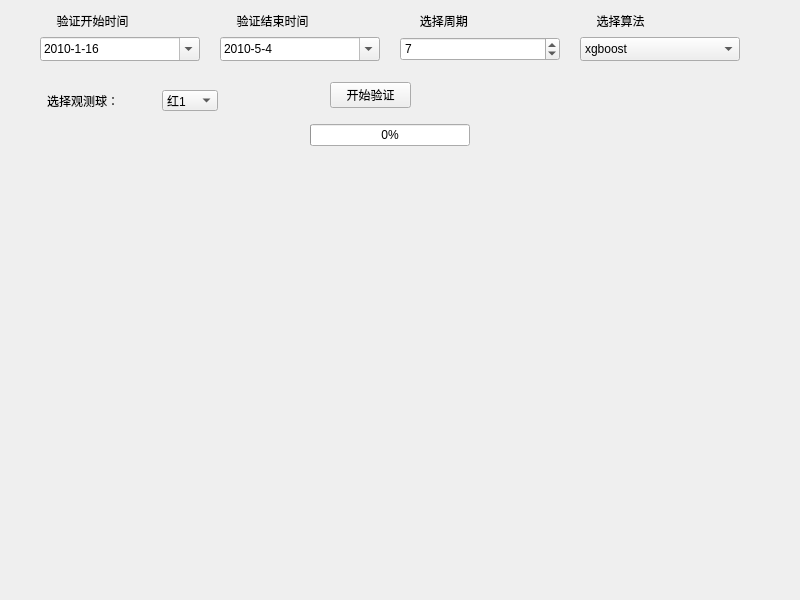
<?xml version="1.0" encoding="UTF-8"?>
<ui version="4.0">
 <class>MainWindow</class>
 <widget class="QMainWindow" name="MainWindow">
  <property name="geometry">
   <rect>
    <x>0</x>
    <y>0</y>
    <width>800</width>
    <height>600</height>
   </rect>
  </property>
  <property name="windowTitle">
   <string>智能预测系统</string>
  </property>
  <widget class="QWidget" name="centralwidget">
   <widget class="QWidget" name="verticalLayoutWidget">
    <property name="geometry">
     <rect>
      <x>40</x>
      <y>10</y>
      <width>160</width>
      <height>51</height>
     </rect>
    </property>
    <layout class="QVBoxLayout" name="verticalLayout">
     <item>
      <widget class="QLabel" name="label">
       <property name="text">
        <string>     验证开始时间</string>
       </property>
      </widget>
     </item>
     <item>
      <widget class="QDateEdit" name="valid_start_time">
       <property name="minimumSize">
        <size>
         <width>0</width>
         <height>24</height>
        </size>
       </property>
       <property name="dateTime">
        <datetime>
         <hour>0</hour>
         <minute>0</minute>
         <second>0</second>
         <year>2010</year>
         <month>1</month>
         <day>16</day>
        </datetime>
       </property>
       <property name="displayFormat">
        <string>yyyy-M-d</string>
       </property>
       <property name="calendarPopup">
        <bool>true</bool>
       </property>
      </widget>
     </item>
    </layout>
   </widget>
   <widget class="QWidget" name="verticalLayoutWidget_2">
    <property name="geometry">
     <rect>
      <x>220</x>
      <y>10</y>
      <width>160</width>
      <height>51</height>
     </rect>
    </property>
    <layout class="QVBoxLayout" name="verticalLayout_2">
     <item>
      <widget class="QLabel" name="label_2">
       <property name="text">
        <string>     验证结束时间</string>
       </property>
      </widget>
     </item>
     <item>
      <widget class="QDateEdit" name="valid_end_time">
       <property name="minimumSize">
        <size>
         <width>0</width>
         <height>24</height>
        </size>
       </property>
       <property name="dateTime">
        <datetime>
         <hour>0</hour>
         <minute>0</minute>
         <second>0</second>
         <year>2010</year>
         <month>5</month>
         <day>4</day>
        </datetime>
       </property>
       <property name="currentSection">
        <enum>QDateTimeEdit::YearSection</enum>
       </property>
       <property name="displayFormat">
        <string>yyyy-M-d</string>
       </property>
       <property name="calendarPopup">
        <bool>true</bool>
       </property>
       <property name="date">
        <date>
         <year>2010</year>
         <month>5</month>
         <day>4</day>
        </date>
       </property>
      </widget>
     </item>
    </layout>
   </widget>
   <widget class="QWidget" name="verticalLayoutWidget_3">
    <property name="geometry">
     <rect>
      <x>400</x>
      <y>10</y>
      <width>160</width>
      <height>51</height>
     </rect>
    </property>
    <layout class="QVBoxLayout" name="verticalLayout_3">
     <item>
      <widget class="QLabel" name="label_3">
       <property name="text">
        <string>      选择周期</string>
       </property>
      </widget>
     </item>
     <item>
      <widget class="QSpinBox" name="valid_choice_num">
       <property name="minimumSize">
        <size>
         <width>0</width>
         <height>24</height>
        </size>
       </property>
       <property name="value">
        <number>7</number>
       </property>
      </widget>
     </item>
    </layout>
   </widget>
   <widget class="QWidget" name="verticalLayoutWidget_4">
    <property name="geometry">
     <rect>
      <x>580</x>
      <y>10</y>
      <width>160</width>
      <height>51</height>
     </rect>
    </property>
    <layout class="QVBoxLayout" name="verticalLayout_4">
     <item>
      <widget class="QLabel" name="label_4">
       <property name="text">
        <string>     选择算法</string>
       </property>
      </widget>
     </item>
     <item>
      <widget class="QComboBox" name="valid_choice_ml">
       <property name="minimumSize">
        <size>
         <width>0</width>
         <height>24</height>
        </size>
       </property>
       <item>
        <property name="text">
         <string>xgboost</string>
        </property>
       </item>
       <item>
        <property name="text">
         <string>LSTM</string>
        </property>
       </item>
      </widget>
     </item>
    </layout>
   </widget>
   <widget class="QWidget" name="verticalLayoutWidget_5">
    <property name="geometry">
     <rect>
      <x>330</x>
      <y>80</y>
      <width>81</width>
      <height>31</height>
     </rect>
    </property>
    <layout class="QVBoxLayout" name="verticalLayout_5">
     <item>
      <widget class="QPushButton" name="start_valid">
       <property name="text">
        <string>开始验证</string>
       </property>
      </widget>
     </item>
    </layout>
   </widget>
   <widget class="QWidget" name="verticalLayoutWidget_6">
    <property name="geometry">
     <rect>
      <x>310</x>
      <y>120</y>
      <width>160</width>
      <height>31</height>
     </rect>
    </property>
    <layout class="QVBoxLayout" name="verticalLayout_6">
     <item>
      <widget class="QProgressBar" name="valid_progressBar">
       <property name="value">
        <number>0</number>
       </property>
      </widget>
     </item>
    </layout>
   </widget>
   <widget class="QWidget" name="layoutWidget">
    <property name="geometry">
     <rect>
      <x>37</x>
      <y>90</y>
      <width>181</width>
      <height>21</height>
     </rect>
    </property>
    <layout class="QHBoxLayout" name="horizontalLayout" stretch="2,1">
     <property name="spacing">
      <number>2</number>
     </property>
     <property name="leftMargin">
      <number>10</number>
     </property>
     <property name="topMargin">
      <number>0</number>
     </property>
     <property name="rightMargin">
      <number>0</number>
     </property>
     <item>
      <widget class="QLabel" name="label_5">
       <property name="text">
        <string>选择观测球：</string>
       </property>
      </widget>
     </item>
     <item>
      <widget class="QComboBox" name="valid_choice_name">
       <item>
        <property name="text">
         <string>红1</string>
        </property>
       </item>
       <item>
        <property name="text">
         <string>红2</string>
        </property>
       </item>
       <item>
        <property name="text">
         <string>红3</string>
        </property>
       </item>
       <item>
        <property name="text">
         <string>红4</string>
        </property>
       </item>
       <item>
        <property name="text">
         <string>红5</string>
        </property>
       </item>
       <item>
        <property name="text">
         <string>红6</string>
        </property>
       </item>
       <item>
        <property name="text">
         <string>蓝</string>
        </property>
       </item>
      </widget>
     </item>
    </layout>
   </widget>
   <widget class="GraphicsLayoutWidget" name="valid_progressBar_2" native="true">
    <property name="geometry">
     <rect>
      <x>10</x>
      <y>160</y>
      <width>781</width>
      <height>431</height>
     </rect>
    </property>
   </widget>
  </widget>
 </widget>
 <customwidgets>
  <customwidget>
   <class>GraphicsLayoutWidget</class>
   <extends>QWidget</extends>
   <header location="global">pyqtgraph</header>
   <container>1</container>
  </customwidget>
 </customwidgets>
 <resources/>
 <connections/>
</ui>
